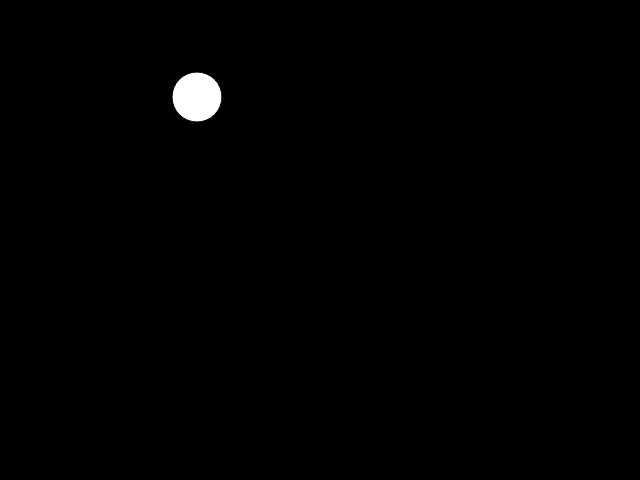
Frame 1 (no input)
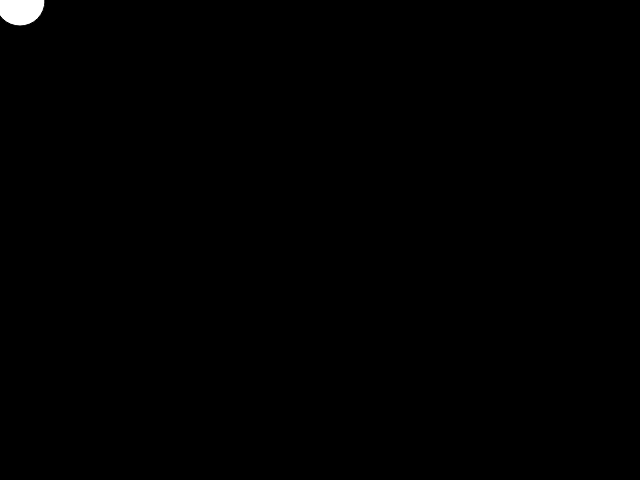
Frame 60 (no input)
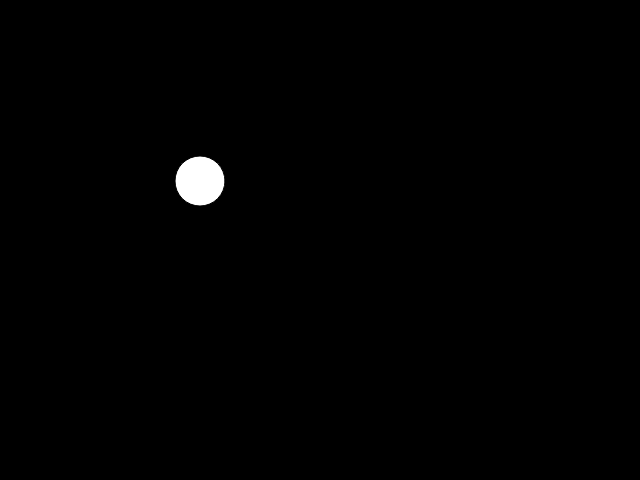
Frame 120 (the mouse pressed at the canvas centre since frame 60)

The p5.js sketch that drew these frames (run headless with seeded random() and noise() and a simulated clock; from frame 60 on, the mouse is pressed at the canvas centre):

// p5.js sketch
// ── sketch.js

var ballX = 200;
var ballY = 100;
var ballSpeedX = 3;
var ballSpeedY = 3;

function setup() {
	createCanvas(640, 480);
}

function draw() {


if (ballX > mouseX) {
	ballX = ballX - ballSpeedX;
}

if (mouseX > ballX) {
	ballX = ballX + ballSpeedX;
}

if (ballY > mouseY) {
	ballY = ballY - ballSpeedY;
}


if (mouseY > ballY) {
	ballY = ballY + ballSpeedY;
}



	// draw ball



	background(0);
	ellipse(ballX, ballY, 50, 50);



}
